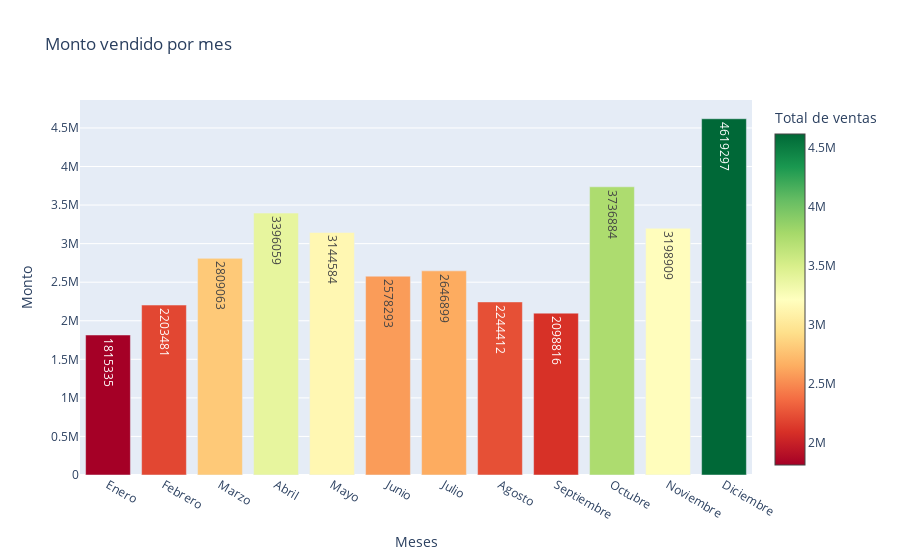

The cell this chart's notebook holds for it:
### Markdown cell above
VENTAS TOTALES POR MES

### Code cell
import plotly.graph_objects as go
fig = go.Figure()

# Agrego al objeto figura un grafico de barra conn los valores extraidos previamente
fig.add_trace(go.Bar(
        x= meses,
        y= totales_ventas,
        yaxis="y",
        name="Monto",
        marker = dict(color= totales_ventas, colorscale = 'RdYlGn',colorbar = dict(title = "Total de ventas")),
        # marker = dict(color= 'Light Blue') ,

        text = totales_ventas,
        textposition = 'auto'
))


# Configuro titulos y ejes del grafico
fig.update_layout(
    title="Monto vendido por mes",
    xaxis=dict(title="Meses"),
    yaxis=dict(title="Monto", side="left")
)

# Muestro el grafico
fig.show()

### Figure 1 — Plotly figure (JSON) as saved in the notebook; plotly's stock layout.template omitted (floating-point values rounded to 4 significant figures)
{"data": [{"marker": {"color": [1815335, 2203481, 2809063, 3396059, 3144584, 2578293, 2646899, 2244412, 2098816, 3736884, 3198909, 4619297], "colorbar": {"title": {"text": "Total de ventas"}}, "colorscale": [[0, "rgb(165,0,38)"], [0.1, "rgb(215,48,39)"], [0.2, "rgb(244,109,67)"], [0.3, "rgb(253,174,97)"], [0.4, "rgb(254,224,139)"], [0.5, "rgb(255,255,191)"], [0.6, "rgb(217,239,139)"], [0.7, "rgb(166,217,106)"], [0.8, "rgb(102,189,99)"], [0.9, "rgb(26,152,80)"], [1, "rgb(0,104,55)"]]}, "name": "Monto", "text": ["1815335", "2203481", "2809063", "3396059", "3144584", "2578293", "2646899", "2244412", "2098816", "3736884", "3198909", "4619297"], "textposition": "auto", "type": "bar", "x": ["Enero", "Febrero", "Marzo", "Abril", "Mayo", "Junio", "Julio", "Agosto", "Septiembre", "Octubre", "Noviembre", "Diciembre"], "y": [1815335, 2203481, 2809063, 3396059, 3144584, 2578293, 2646899, 2244412, 2098816, 3736884, 3198909, 4619297], "yaxis": "y"}], "layout": {"title": {"text": "Monto vendido por mes"}, "xaxis": {"title": {"text": "Meses"}}, "yaxis": {"side": "left", "title": {"text": "Monto"}}}}
